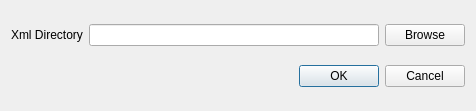
<?xml version="1.0" encoding="UTF-8"?>
<ui version="4.0">
 <class>GUI_Settings</class>
 <widget class="QDialog" name="GUI_Settings">
  <property name="geometry">
   <rect>
    <x>0</x>
    <y>0</y>
    <width>476</width>
    <height>111</height>
   </rect>
  </property>
  <property name="windowTitle">
   <string>Dialog</string>
  </property>
  <layout class="QVBoxLayout" name="verticalLayout">
   <item>
    <layout class="QHBoxLayout" name="horizontalLayout">
     <item>
      <widget class="QLabel" name="label">
       <property name="text">
        <string>Xml Directory</string>
       </property>
      </widget>
     </item>
     <item>
      <widget class="QLineEdit" name="lineEdit"/>
     </item>
     <item>
      <widget class="QPushButton" name="pushButton">
       <property name="text">
        <string>Browse</string>
       </property>
      </widget>
     </item>
    </layout>
   </item>
   <item>
    <widget class="QDialogButtonBox" name="buttonBox">
     <property name="orientation">
      <enum>Qt::Horizontal</enum>
     </property>
     <property name="standardButtons">
      <set>QDialogButtonBox::Cancel|QDialogButtonBox::Ok</set>
     </property>
    </widget>
   </item>
  </layout>
 </widget>
 <resources/>
 <connections>
  <connection>
   <sender>buttonBox</sender>
   <signal>accepted()</signal>
   <receiver>GUI_Settings</receiver>
   <slot>accept()</slot>
   <hints>
    <hint type="sourcelabel">
     <x>325</x>
     <y>76</y>
    </hint>
    <hint type="destinationlabel">
     <x>321</x>
     <y>111</y>
    </hint>
   </hints>
  </connection>
  <connection>
   <sender>buttonBox</sender>
   <signal>rejected()</signal>
   <receiver>GUI_Settings</receiver>
   <slot>reject()</slot>
   <hints>
    <hint type="sourcelabel">
     <x>441</x>
     <y>88</y>
    </hint>
    <hint type="destinationlabel">
     <x>433</x>
     <y>102</y>
    </hint>
   </hints>
  </connection>
 </connections>
</ui>
